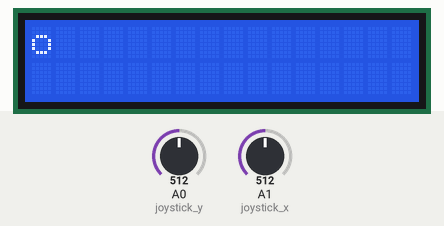
A sketch run on a simulated Arduino Uno, built with avr-gcc and run on an emulated ATmega328P. Parts: 16×2 character LCD. Inputs (shaded band) come from the test bench; at power-on: A0 (joystick_y) = 512, A1 (joystick_x) = 512.

Above: at 1.2 s.
1.3 s: A0 (joystick_y) set to 716
At 1.34 s:
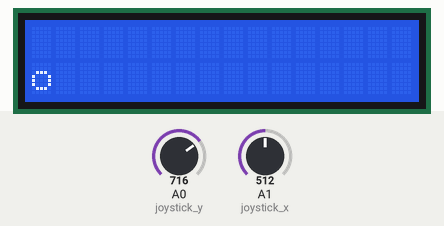
2.8 s: A1 (joystick_x) set to 716
At 2.82 s:
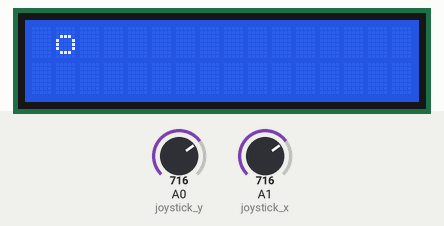
4.3 s: A0 (joystick_y) set to 511
At 4.34 s:
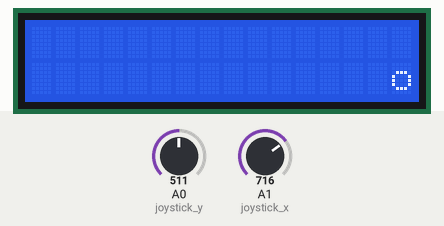
5.8 s: A0 (joystick_y) set to 306
At 5.82 s:
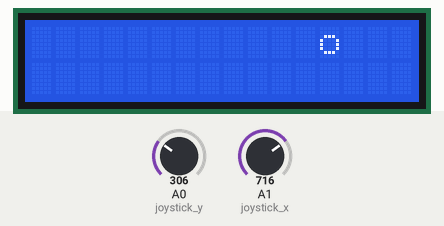
7.3 s: A1 (joystick_x) set to 1023
At 7.35 s:
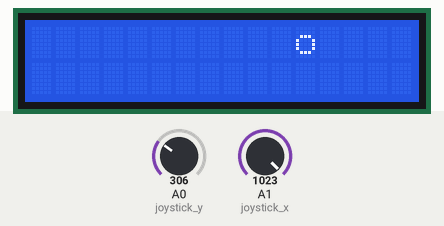

Measured:
- after the input at 1.3 s, the display: changes at once (image 1)
- after the input at 2.8 s, the display: changes at once (image 2)

The sketch:

lcd_control.ino
```cpp
// (licence header left out)
// include the library code:
#include <LiquidCrystal.h>

// initialize the library with the numbers of the interface pins
LiquidCrystal lcd(12, 11, 5, 4, 3, 2);

int joystick_x = 1;
int joystick_y = 0;
int val_x;
int val_y;
int x;
int y;

int loop_period = 50;

void setup() {
  // initialize LCD
  lcd.begin(16, 2);
}

void loop() {
  // read value from joystick
  val_x = analogRead(joystick_x);
  val_y = analogRead(joystick_y);

  // rescale joystick values to -1, 0, or 1
  val_x = map(val_x, 0, 1023, -1, 2);
  val_y = map(val_y, 0, 1023, -1, 2);


  // clear the previous ball
  lcd.setCursor(x, y);
  lcd.print(" ");

  x = (x + val_x) % 16;

  // correct negatives
  if (x < 0) {
    x += 16;
    }
  y = (y + val_y) % 2;

  // print the new ball
  lcd.setCursor(x, y);
  lcd.print("o");

  delay(loop_period);
}
```
